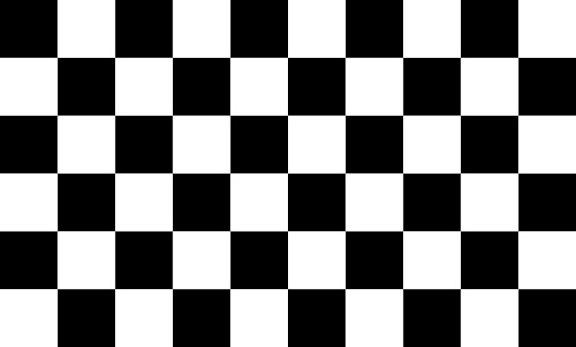
#> input picture opencv-image-toolkit/examples/input/test.jpg, 576 x 347 px
$ python main.py
#> lines starting #> are read from the running program, lines starting #| are printed output that depends on the picture; after the words box and inside, x2 and y2 are one past the last pixel; in counts of white or black regions, pixels touching at a corner belong together
### opencv-image-toolkit/image_processor.py
import cv2
import numpy as np

def load_image(path: str) -> np.ndarray:
#> called with path = 'examples/input/test.jpg'
    image = cv2.imread(path)
#> image is the input picture: shape (347, 576, 3); min 0, max 255, mean 128
    if image is None:
        raise FileNotFoundError ("fail to load the image.")
    return image

def save_image(image: np.ndarray, file: str) -> None:
    if image is None:
        raise ValueError("Image cannot be None.")
    success = cv2.imwrite(file, image)
    if not success:
        raise ValueError("Failed to save the image.")

def to_grayscale(image: np.ndarray) -> np.ndarray:
    if image is None:
        raise ValueError("Image cannot be None.")
    gray = cv2.cvtColor(image,cv2.COLOR_BGR2GRAY)
    return gray

def resize_image(image: np.ndarray, width: int, height: int) -> np.ndarray:
#> called with width = 300, height = 200
    if image is None:
        raise ValueError("Image cannot be None.")
    if width <= 0 or height <= 0:
        raise ValueError("Width and height must be positive.")
    resized = cv2.resize(image, (width, height))
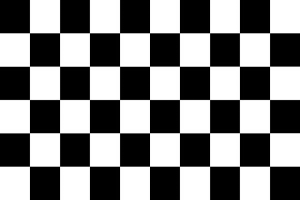
#> resized: shape (200, 300, 3); min 0, max 255, mean 127.8
    return resized

def crop_image(image:np.ndarray, x1:int, y1:int, x2:int, y2:int) -> np.ndarray:
#> called with x1 = 100, y1 = 50, x2 = 400, y2 = 250
    if image is None:
        raise ValueError("Image cannot be None.")
    cropped = image[y1:y2, x1:x2]
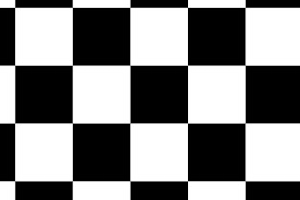
#> cropped: shape (200, 300, 3); min 0, max 255, mean 130.7
    return cropped

def rotate_image(image: np.ndarray, angle: float) -> np.ndarray:
#> called with angle = 45
    if image is None:
        raise ValueError("Image cannot be None.")
    if not isinstance(angle, (int, float)):
        raise TypeError("Angle must be a number.")
    height , width = image.shape[:2]
#> height = 347; width = 576
    center = (width//2 ,height//2)
#> center = (288, 173)
    matrix = cv2.getRotationMatrix2D(center,angle,1.0)
    rotated = cv2.warpAffine(image , matrix , (width,height))
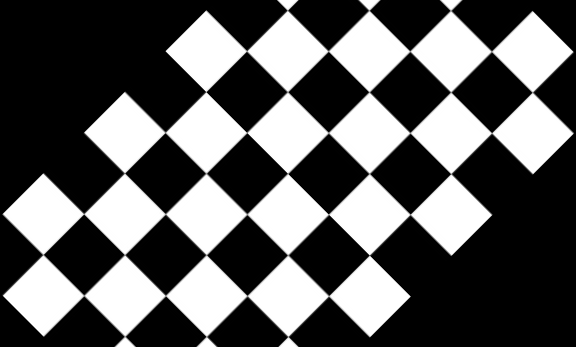
#> rotated: shape (347, 576, 3); min 0, max 255, mean 94.7
    return rotated

def blur_image(image: np.ndarray, kernel_size: int) -> np.ndarray:
    #more the kernel size the smoother the image the more the content lost
    #kernel size should be odd so that we have a correct center pixel
#> called with kernel_size = 5
    if image is None:
        raise ValueError("Image cannot be None.")
    if kernel_size <= 0 or kernel_size % 2 == 0:
        raise ValueError("Kernel size must be a positive odd number.")
    blurred = cv2.GaussianBlur(image,(kernel_size, kernel_size),0)
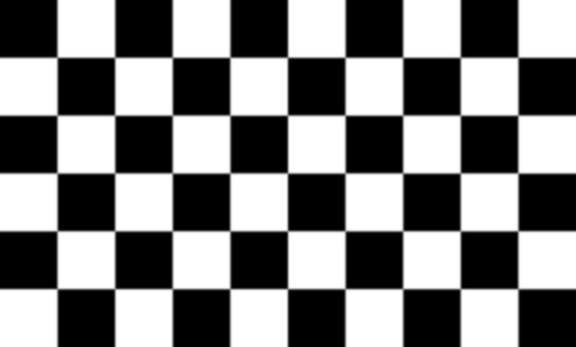
#> blurred: shape (347, 576, 3); min 0, max 255, mean 128
    return blurred

def threshold_image(image:np.ndarray , threshold :int =127 , max_val:int =255)-> np.ndarray:
#> called with threshold = 127, max_val = 255
    if image is None:
        raise ValueError("Image cannot be None.")
    if not 0 <= threshold <= 255:
        raise ValueError("Threshold must be between 0 and 255.")
    if not 0 <= max_val <= 255:
        raise ValueError("Maximum value must be between 0 and 255.")
    if len(image.shape) != 2:
        raise ValueError("Thresholding requires a grayscale image.")
    _,thresholded = cv2.threshold(image,threshold,max_val,cv2.THRESH_BINARY)
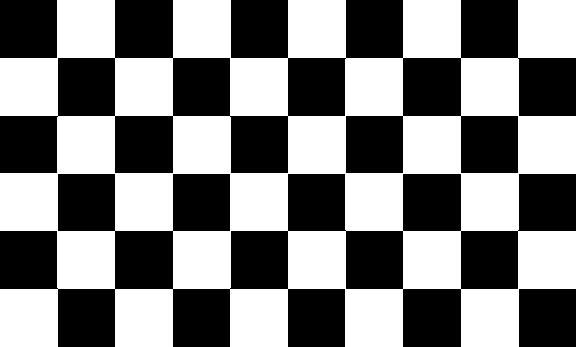
#> thresholded: shape (347, 576); 50.5% white; 4 black regions, box (x1, y1, x2, y2) and area: (0, 0, 576, 173) 46176, (0, 174, 576, 347) 46176, (0, 0, 57, 58) 3306, (519, 289, 576, 347) 3306
    return thresholded

def detect_edges(image:np.ndarray, lower_threshold:int=100,upper_threshold:int=200)-> np.ndarray:
#> called with lower_threshold = 100, upper_threshold = 200
    if image is None:
        raise ValueError("Image cannot be None.")
    if not 0 <= lower_threshold <= 255:
        raise ValueError("Lower threshold must be between 0 and 255.")
    if not 0 <= upper_threshold <= 255:
        raise ValueError("Upper threshold must be between 0 and 255.")
    edge = cv2.Canny(image,lower_threshold,upper_threshold)
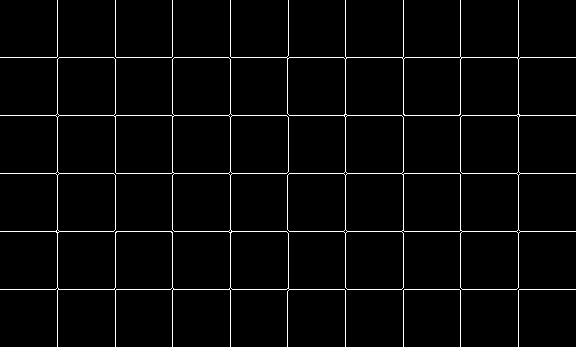
#> edge: shape (347, 576); 3% white in thin lines or dots
    return edge

def median_blur_image(image :np.ndarray,kernel_size :int )->np.ndarray:
#> called with kernel_size = 5
    if image is None:
        raise ValueError("Image cannot be None.")
    if kernel_size <= 0 or kernel_size % 2 == 0:
        raise ValueError("Kernel size must be a positive odd number.")
    blurred = cv2.medianBlur(image, kernel_size)
    return blurred


### opencv-image-toolkit/main.py
from image_processor import (
    load_image,
    save_image,
    to_grayscale,
    resize_image,
    crop_image,
    rotate_image,
    blur_image,
    threshold_image,
    detect_edges,
    median_blur_image,
)


image = load_image("examples/input/test.jpg")

gray = to_grayscale(image)
save_image(gray, "examples/output/gray.jpg")

resized = resize_image(image, 300, 200)
save_image(resized, "examples/output/resized.jpg")

cropped = crop_image(image, 100, 50, 400, 250)
save_image(cropped, "examples/output/cropped.jpg")

rotated = rotate_image(image, 45)
save_image(rotated, "examples/output/rotated.jpg")

blurred = blur_image(image, 5)
save_image(blurred, "examples/output/blurred.jpg")

thresholded = threshold_image(gray)
save_image(thresholded, "examples/output/thresholded.jpg")

edges = detect_edges(gray)
save_image(edges, "examples/output/edges.jpg")

median_blurred = median_blur_image(image, 5)
save_image(median_blurred, "examples/output/median_blurred.jpg")

print("Image processing completed successfully.")
